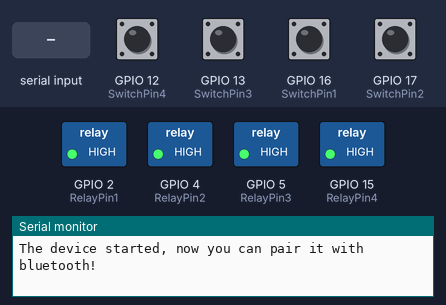
A sketch run on a simulated ESP32. On the bench: switched loads named in the sketch (green lamp = pin HIGH), the last lines printed to the serial monitor. The inputs (shaded band) are chosen by the test bench; at power-on: GPIO 12 (SwitchPin4), GPIO 13 (SwitchPin3), GPIO 16 (SwitchPin1), GPIO 17 (SwitchPin2) HIGH. Nothing arrives over Bluetooth unless stated.

Above: at 6.2 s.
6.3 s: "A\n" received over the second serial link
At 7.0 s:
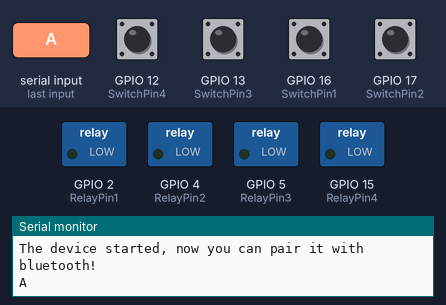
8.1 s: "0\n" received over the second serial link
At 9.3 s:
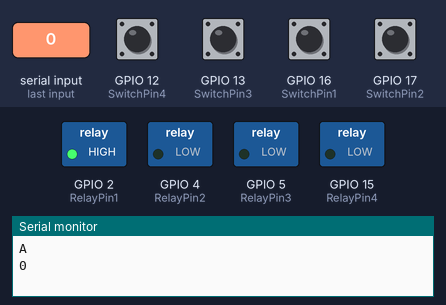
9.6 s: GPIO 12 (SwitchPin4) pulled LOW for 0.15 s
At 10.0 s:
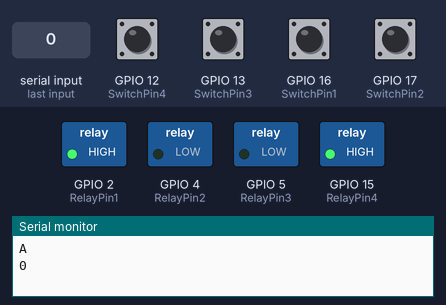
11.2 s: GPIO 13 (SwitchPin3) pulled LOW for 0.15 s
At 12.4 s:
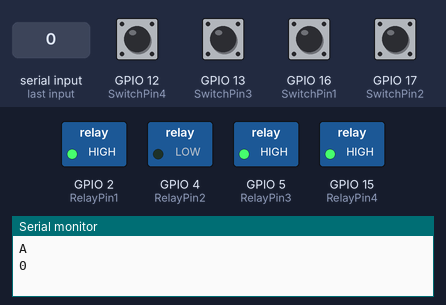
12.8 s: GPIO 16 (SwitchPin1) pulled LOW for 0.15 s
At 12.89 s:
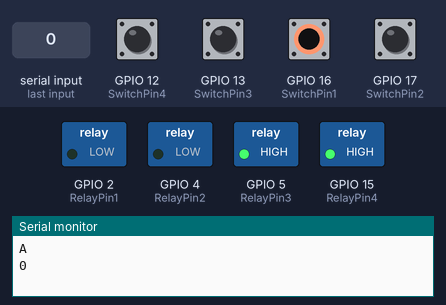
14.4 s: GPIO 12 (SwitchPin4) pulled LOW for 1 s
At 15.2 s:
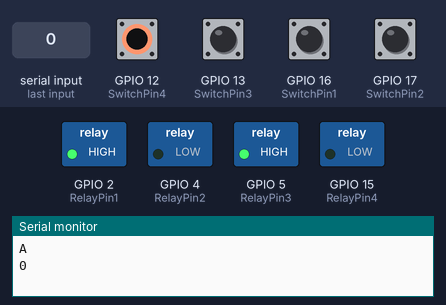
Timing chart, 0 to 17.4 s (numbered marks = the images above; inputs shaded):
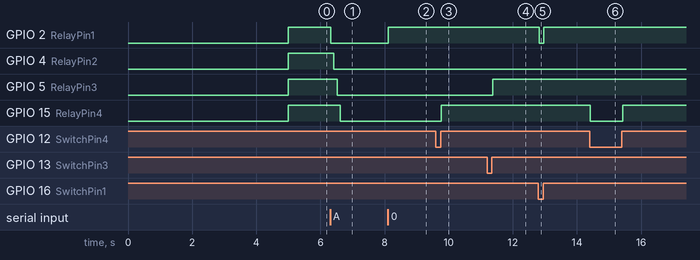

Measured:
- after the input at 6.3 s, GPIO 2 (RelayPin1): HIGH → LOW at once; GPIO 4 (RelayPin2): HIGH → LOW after 0.12 s; GPIO 5 (RelayPin3): HIGH → LOW after 0.22 s; GPIO 15 (RelayPin4): HIGH → LOW after 0.32 s
- after the input at 8.1 s, GPIO 2 (RelayPin1): LOW → HIGH at once
- after the input at 9.6 s, GPIO 15 (RelayPin4): LOW → HIGH after 0.17 s
- after the input at 11.2 s, GPIO 5 (RelayPin3): LOW → HIGH after 0.17 s
- after the input at 12.8 s, GPIO 2 (RelayPin1): HIGH → LOW at once, → HIGH 0.15 s later
- after the input at 14.4 s, GPIO 15 (RelayPin4): HIGH → LOW at once, → HIGH 1.0 s later

The sketch:

code.ino
```cpp
// For any problem this project you can open this tutoral link and if you need create custom android then contact in
// whatsapp +917052722734
// Tutorial Link : -  https://youtu.be/jTrhsKsmiWg?si=UHpGQEqj8wvHOx7i
// YouTube Channel Name : - Yarana Iot Guru!

#include <BluetoothSerial.h>
#include <AceButton.h>
using namespace ace_button;

BluetoothSerial SerialBT;

#define RelayPin1 2
#define RelayPin2 4
#define RelayPin3 5
#define RelayPin4 15

#define SwitchPin1 16
#define SwitchPin2 17
#define SwitchPin3 13
#define SwitchPin4 12

int toggleState_1 = 1;
int toggleState_2 = 1;
int toggleState_3 = 1;
int toggleState_4 = 1;

char bt_data;

ButtonConfig config1;
AceButton button1(&config1);
ButtonConfig config2;
AceButton button2(&config2);
ButtonConfig config3;
AceButton button3(&config3);
ButtonConfig config4;
AceButton button4(&config4);

void handleEvent1(AceButton*, uint8_t, uint8_t);
void handleEvent2(AceButton*, uint8_t, uint8_t);
void handleEvent3(AceButton*, uint8_t, uint8_t);
void handleEvent4(AceButton*, uint8_t, uint8_t);

void all_Switch_ON(){
  digitalWrite(RelayPin1, LOW); toggleState_1 = 0; delay(100);
  digitalWrite(RelayPin2, LOW); toggleState_2 = 0; delay(100);
  digitalWrite(RelayPin3, LOW); toggleState_3 = 0; delay(100);
  digitalWrite(RelayPin4, LOW); toggleState_4 = 0; delay(100);
}

void all_Switch_OFF(){
  digitalWrite(RelayPin1, HIGH); toggleState_1 = 1; delay(100);
  digitalWrite(RelayPin2, HIGH); toggleState_2 = 1; delay(100);
  digitalWrite(RelayPin3, HIGH); toggleState_3 = 1; delay(100);
  digitalWrite(RelayPin4, HIGH); toggleState_4 = 1; delay(100);
}

void Bluetooth_handle()
{
  bt_data = SerialBT.read();
  delay(20);

  switch(bt_data)
      {
        case '1': digitalWrite(RelayPin1, LOW);  toggleState_1 = 0; break;
        case '0': digitalWrite(RelayPin1, HIGH); toggleState_1 = 1; break;
        case '2': digitalWrite(RelayPin2, LOW);  toggleState_2 = 0; break;
        case '3': digitalWrite(RelayPin2, HIGH); toggleState_2 = 1; break;
        case '4': digitalWrite(RelayPin3, LOW);  toggleState_3 = 0; break;
        case '5': digitalWrite(RelayPin3, HIGH); toggleState_3 = 1; break;
        case '6': digitalWrite(RelayPin4, LOW);  toggleState_4 = 0; break;
        case '7': digitalWrite(RelayPin4, HIGH); toggleState_4 = 1; break;
        case 'A': all_Switch_ON(); break;
        case 'B': all_Switch_OFF(); break;
        default : break;
      }

  // Print received Bluetooth data to serial monitor
  Serial.println(bt_data);
}

void setup()
{
  Serial.begin(9600);
  btStart();
  SerialBT.begin("Yarana Smart Home"); //Bluetooth device name
  Serial.println("The device started, now you can pair it with bluetooth!");
  delay(5000);

  pinMode(RelayPin1, OUTPUT);
  pinMode(RelayPin2, OUTPUT);
  pinMode(RelayPin3, OUTPUT);
  pinMode(RelayPin4, OUTPUT);

  pinMode(SwitchPin1, INPUT_PULLUP);
  pinMode(SwitchPin2, INPUT_PULLUP);
  pinMode(SwitchPin3, INPUT_PULLUP);
  pinMode(SwitchPin4, INPUT_PULLUP);

  digitalWrite(RelayPin1, toggleState_1);
  digitalWrite(RelayPin2, toggleState_2);
  digitalWrite(RelayPin3, toggleState_3);
  digitalWrite(RelayPin4, toggleState_4);

  config1.setEventHandler(button1Handler);
  config2.setEventHandler(button2Handler);
  config3.setEventHandler(button3Handler);
  config4.setEventHandler(button4Handler);

  button1.init(SwitchPin1);
  button2.init(SwitchPin2);
  button3.init(SwitchPin3);
  button4.init(SwitchPin4);
}

void loop()
{
  if (SerialBT.available()){
   Bluetooth_handle();
 }

  button1.check();
  button2.check();
  button3.check();
  button4.check();

  // Serial monitor se kuch likhkar enter press karne par yeh data Bluetooth ke through bhej dega
  if (Serial.available()) {
    String data = Serial.readStringUntil('\n'); // Data ko string mein padhein
    SerialBT.println(data); // Bluetooth ke through data bhejein
  }
}

void button1Handler(AceButton* button, uint8_t eventType, uint8_t buttonState) {
  switch (eventType) {
    case AceButton::kEventPressed:
      toggleState_1 = 0;
      digitalWrite(RelayPin1, LOW);
      SerialBT.println("0");
      break;
    case AceButton::kEventReleased:
      toggleState_1 = 1;
      digitalWrite(RelayPin1, HIGH);
      SerialBT.println("1");
      break;
  }
}

void button2Handler(AceButton* button, uint8_t eventType, uint8_t buttonState) {
  switch (eventType) {
    case AceButton::kEventPressed:
      toggleState_2 = 0;
      digitalWrite(RelayPin2, LOW);
      SerialBT.println("2");
      break;
    case AceButton::kEventReleased:
      toggleState_2 = 1;
      digitalWrite(RelayPin2, HIGH);
      SerialBT.println("3");
      break;
  }
}

void button3Handler(AceButton* button, uint8_t eventType, uint8_t buttonState) {
  switch (eventType) {
    case AceButton::kEventPressed:
      toggleState_3 = 0;
      digitalWrite(RelayPin3, LOW);
      SerialBT.println("4");
      break;
    case AceButton::kEventReleased:
      toggleState_3 = 1;
      digitalWrite(RelayPin3, HIGH);
      SerialBT.println("5");
      break;
  }
}

void button4Handler(AceButton* button, uint8_t eventType, uint8_t buttonState) {
  switch (eventType) {
    case AceButton::kEventPressed:
      toggleState_4 = 0;
      digitalWrite(RelayPin4, LOW);
      SerialBT.println("6");
      break;
    case AceButton::kEventReleased:
      toggleState_4 = 1;
      digitalWrite(RelayPin4, HIGH);
      SerialBT.println("7");
      break;
  }
}
```
